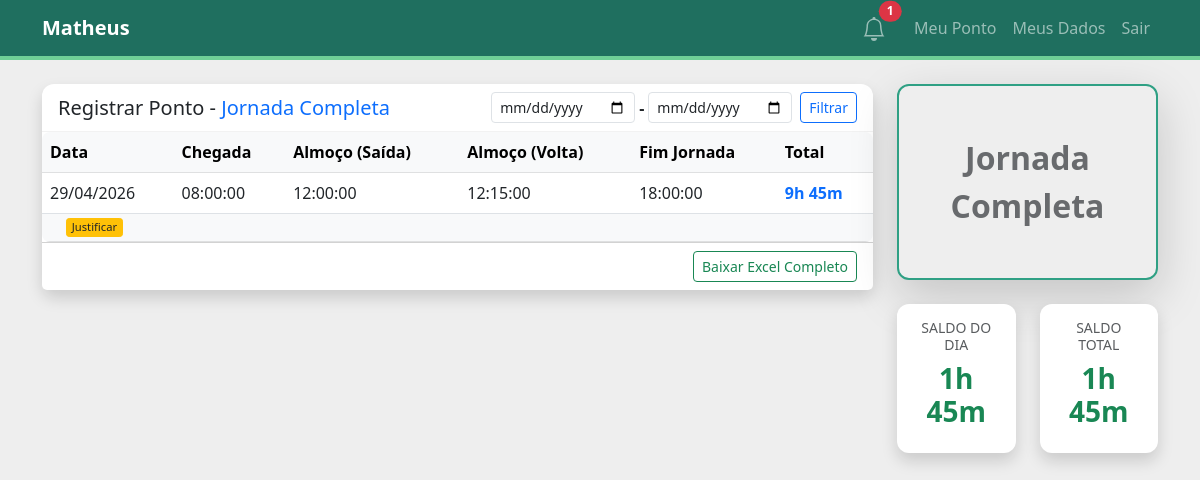
/dashboard (signed in), run on the app's committed database.
### src/domain/model.py (models this page shows, shortened)
class User:
    @property
    def is_profile_complete(self) -> bool:
        return self.profile.is_complete()
    @property
    def unread_notifications_count(self) -> int:
        return sum(1 for n in self.notifications if not n.is_read)
    @property
    def total_balance(self) -> int:
        if not self.work_schedule:
            return 0
        def delta(t1, t2):
            return int((datetime.combine(date.min, t2) - datetime.combine(date.min, t1)).total_seconds() / 60)
        expected_daily = (delta(self.work_schedule.expected_arrival, self.work_schedule.expected_lunch_start) +
                          delta(self.work_schedule.expected_lunch_end, self.work_schedule.expected_departure))
        balance = 0
        for p in self.time_entries:
            if p.status == PontoStatus.MISSING:
                balance -= expected_daily
            elif p.status == PontoStatus.JUSTIFIED:
                continue # Assuming full credit
            else:
                balance += (p.worked_minutes - expected_daily)
        return balance

@dataclass
class DailyPonto:
    user_id: int
    entry_date: date
    arrival: Optional[time] = None
    lunch_start: Optional[time] = None
    lunch_end: Optional[time] = None
    departure: Optional[time] = None
    location_data: str = "" # Formato: "Chegada: ... | Almoço: ..."
    status: PontoStatus = PontoStatus.ON_TIME
    justification: Optional[str] = None
    ponto_id: Optional[int] = None
    arrival_late: bool = False
    lunch_start_late: bool = False
    lunch_end_late: bool = False
    departure_early: bool = False
    @property
    def has_anomaly(self) -> bool:
        return any([
            self.arrival_late,
            self.lunch_start_late,
            self.lunch_end_late,
            self.departure_early,
            self.status == PontoStatus.MISSING
        ])
    @property
    def current_stage(self) -> str:
        if not self.arrival: return "Chegada"
        if not self.lunch_start: return "Saída Almoço"
        if not self.lunch_end: return "Retorno Almoço"
        if not self.departure: return "Fim Jornada"
        return "Jornada Completa"
    @property
    def worked_minutes(self) -> int:
        def delta(t1, t2):
            if not t1 or not t2: return 0
            return int((datetime.combine(date.min, t2) - datetime.combine(date.min, t1)).total_seconds() / 60)
        morning = delta(self.arrival, self.lunch_start)
        afternoon = delta(self.lunch_end, self.departure)
        return morning + afternoon

### src/entrypoints/flask_app.py (the view)
@app.route("/dashboard")
@login_required
def dashboard():
    if not current_user.is_profile_complete:
        return redirect(url_for("complete_profile"))
    if current_user.role == "employee" and not current_user.has_schedule:
        return redirect(url_for("choose_journey"))
    uow = SqlAlchemyUnitOfWork()
    filter_date_str = request.args.get("date")
    filter_date = None
    if filter_date_str:
        try:
            filter_date = datetime.strptime(filter_date_str, "%Y-%m-%d").date()
        except ValueError:
            pass
    with uow:
        user = uow.users.get_user_by_id(current_user.id)
        if not user:
             flash("Usuário não encontrado", "danger")
             return redirect(url_for("logout"))
        today_date = date.today()
        ponto_hoje = next((p for p in user.time_entries if p.entry_date == today_date), None)
        current_stage = ponto_hoje.current_stage if ponto_hoje else "Chegada"
        if filter_date:
            recent_entries = [p for p in user.time_entries if p.entry_date == filter_date]
        else:
            recent_entries = sorted(user.time_entries, key=lambda x: x.entry_date, reverse=True)[:10]
        if user.work_schedule:
            def delta(t1, t2):
                return int((datetime.combine(date.min, t2) - datetime.combine(date.min, t1)).total_seconds() / 60)
            expected_daily = (delta(user.work_schedule.expected_arrival, user.work_schedule.expected_lunch_start) +
                              delta(user.work_schedule.expected_lunch_end, user.work_schedule.expected_departure))
            saldo_total = user.total_balance
            if ponto_hoje:
                saldo_dia = ponto_hoje.worked_minutes - expected_daily
            else:
                saldo_dia = 0
        else:
            saldo_total = 0
            saldo_dia = 0
        maps_url = None
        if ponto_hoje and ponto_hoje.location_data:
            locs = ponto_hoje.location_data.split("|")
            last_loc = locs[-1].split(":")[-1].strip()
            maps_url = get_maps_url(last_loc)
        return render_template("employee_dashboard.html",
                             recent_entries=recent_entries,
                             current_stage=current_stage,
                             maps_url=maps_url,
                             filter_date=filter_date_str,
                             saldo_dia=saldo_dia,
                             saldo_total=saldo_total)

### src/entrypoints/templates/employee_dashboard.html (shortened to what this page needs)
{% extends "base.html" %}
{% block content %}
<div class="row flex-column-reverse flex-md-row">
    <div class="col-md-9">
        <div class="card shadow mb-4">
            <div class="card-header bg-white d-flex flex-column flex-md-row justify-content-md-between align-items-md-center gap-2">
                <h5 class="mb-0">Registrar Ponto - <span class="text-primary">{{ current_stage }}</span></h5>
                <form action="{{ url_for('dashboard') }}" method="GET" class="d-flex flex-wrap align-items-center gap-2">
                    <div class="d-flex align-items-center gap-1">
                        <input type="date" name="start_date" class="form-control form-control-sm" style="max-width: 150px;" value="{{ request.args.get('start_date', '') }}">
                        <span>-</span>
                        <input type="date" name="end_date" class="form-control form-control-sm" style="max-width: 150px;" value="{{ request.args.get('end_date', '') }}">
                    </div>
                    <div class="d-flex gap-1">
                        <button type="submit" class="btn btn-sm btn-outline-primary">Filtrar</button>
                    </div>
                </form>
            </div>
            <div class="card-body p-0">
                <div class="table-responsive">
                    <table class="table table-hover mb-0 align-middle">
                        <thead class="table-light">
                            <tr>
                                <th>Data</th>
                                <th>Chegada</th>
                                <th>Almoço (Saída)</th>
                                <th>Almoço (Volta)</th>
                                <th>Fim Jornada</th>
                                <th>Total</th>
                            </tr>
                        </thead>
                        <tbody>
                            {% for p in recent_entries %}
                                <tr class="{% if p.status.value == 'Faltante' %}table-danger-light{% elif p.status.value == 'Justificado' %}table-success-light{% elif p.has_anomaly %}table-warning-light{% endif %}">
                                    <td>
                                        {{ p.entry_date.strftime('%d/%m/%Y') }}
                                    </td>
                            <td>
                                {{ p.arrival.strftime('%H:%M:%S') if p.arrival else ('FALTA' if p.status.value == 'Faltante' else '-') }}
                            </td>
                            <td>
                                {{ p.lunch_start.strftime('%H:%M:%S') if p.lunch_start else '-' }}
                            </td>
                            <td>
                                {{ p.lunch_end.strftime('%H:%M:%S') if p.lunch_end else '-' }}
                            </td>
                            <td>
                                {{ p.departure.strftime('%H:%M:%S') if p.departure else '-' }}
                            </td>
                                    <td class="fw-bold text-primary">{{ p.worked_minutes // 60 }}h {{ p.worked_minutes % 60 }}m</td>
                                </tr>
                                {% if p.justification or (p.has_anomaly and not p.justification) %}
                                <tr class="table-light">
                                    <td colspan="6" class="py-1 px-4">
                                        <div class="d-flex justify-content-between align-items-center">
                                            {% if p.justification %}
                                                <small class="text-muted"><strong>Justificativa:</strong> {{ p.justification }}</small>
                                                {% if p.status.value != 'Justificado' %}
                                                    <span class="badge bg-warning text-dark">Em análise</span>
                                                {% else %}
                                                    <span class="badge bg-success">Aprovada</span>
                                                {% endif %}
                                            {% elif p.has_anomaly %}
                                                <button class="btn btn-xs btn-warning text-dark py-0" style="font-size: 0.7rem;" onclick="openJustificationModal('{{ p.entry_date }}', '{{ p.justification or '' }}')">
                                                    Justificar
                                                </button>
                                            {% endif %}
                                        </div>
                                    </td>
                                </tr>
                                {% endif %}
                            {% else %}
                                <tr><td colspan="6" class="text-center py-4">Nenhum registro encontrado.</td></tr>
                            {% endfor %}
                        </tbody>
                    </table>
                </div>
            </div>
            <div class="card-footer bg-white text-end">
                <a href="{{ url_for('download_report', user_id=current_user.id) }}" class="btn btn-sm btn-outline-success">Baixar Excel Completo</a>
            </div>
        </div>
    </div>
    <div class="col-md-3 mb-4 mb-md-0">
        <div class="card shadow-lg custom-card mb-4">
    <div class="card-body text-center p-4">
        {% if current_stage != "Jornada Completa" %}
            <button type="button"
                    class="btn btn-lg w-100 py-4 fs-2 text-uppercase btn-grab-attention"
                    onclick="showConfirmModal()">
                Registrar {{ current_stage }}
            </button>
        {% else %}
            <button class="btn btn-lg w-100 py-4 fs-2 fw-bold btn-disabled-custom" disabled>
                Jornada Completa
            </button>
        {% endif %}
    </div>
</div>
        <div class="row">
            <div class="col-md-6 mb-4">
                <div class="card shadow border-info">
                    <div class="card-body text-center">
                        <h6 class="text-muted text-uppercase small">Saldo do dia</h6>
                        <h3 class="fw-bold {{ 'text-success' if saldo_dia >= 0 else 'text-danger' }}">
                            {{ (saldo_dia // 60) }}h {{ (saldo_dia % 60)|abs }}m
                        </h3>
                    </div>
                </div>
            </div>
            <div class="col-md-6 mb-4">
                <div class="card shadow border-primary">
                    <div class="card-body text-center">
                        <h6 class="text-muted text-uppercase small">Saldo total</h6>
                        <h3 class="fw-bold {{ 'text-success' if saldo_total >= 0 else 'text-danger' }}">
                            {{ (saldo_total // 60) }}h {{ (saldo_total % 60)|abs }}m
                        </h3>
                    </div>
                </div>
            </div>
        </div>
    </div>
</div>
{% endblock %}

### src/entrypoints/templates/base.html (shortened to what this page needs)
<!DOCTYPE html>
<html lang="pt-br">
<head>
    <link href="https://cdn.jsdelivr.net/npm/bootstrap@5.3.0/dist/css/bootstrap.min.css" rel="stylesheet">
    <link rel="stylesheet" href="{{ url_for('static', filename='style.css') }}">
</head>
<body>
    <nav class="navbar navbar-expand-lg navbar-dark mb-4">
        <div class="container">
            <a class="navbar-brand fw-bold" href="{{ url_for('index') }}">
                {% if current_user.is_authenticated %}
                    {% if current_user.full_name %}
                        {{ current_user.full_name.split()[0] }}
                    {% else %}
                        {{ current_user.email.split('@')[0] }}
                    {% endif %}
                {% else %}
                    BANCO DE EMPREGOS
                {% endif %}
            </a>
            <div class="collapse navbar-collapse" id="navbarNav">
                <div class="navbar-nav ms-auto align-items-center">
                    {% if current_user.is_authenticated %}
                        <div class="nav-item dropdown me-3">
                            <a class="nav-link position-relative p-1" href="#" id="notifDropdown" role="button" data-bs-toggle="modal" data-bs-target="#notifModal" onclick="markRead()">
                                <span id="notifBadge" class="position-absolute top-0 start-100 translate-middle badge rounded-pill bg-danger {{ 'd-none' if not (user_notifs_count > 0) }}">
                                    {{ user_notifs_count }}
                                </span>
                            </a>
                        </div>
                        <a class="nav-link" href="{{ url_for('dashboard') }}">Meu Ponto</a>
                        <a class="nav-link" href="{{ url_for('profile') }}">Meus Dados</a>
                        <a class="nav-link" href="{{ url_for('logout') }}">Sair</a>
                    {% else %}
                        <a class="nav-link" href="{{ url_for('login') }}">Login</a>
                    {% endif %}
                </div>
            </div>
        </div>
    </nav>
    <div class="container">
        {% block content %}{% endblock %}
    </div>
</body>
</html>

### data on the page
User: full_name "Matheus"
DailyPonto: entry_date "29/04/2026", arrival "08:00:00", lunch_start "12:00:00", lunch_end "12:15:00", departure "18:00:00", arrival+lunch_start+lunch_end "9", p.worked_minutes%60 "45"

### other printed values
{{ user_notifs_count }} "1"
{{ current_stage }} "Jornada Completa"
{{ (saldo_dia // 60) }} "1"
{{ (saldo_dia % 60)|abs }} "45"
{{ (saldo_total // 60) }} "1"
{{ (saldo_total % 60)|abs }} "45"
